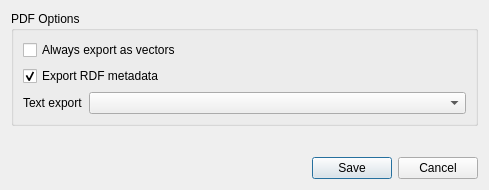
<?xml version="1.0" encoding="UTF-8"?>
<ui version="4.0">
 <class>QgsPdfExportOptionsDialog</class>
 <widget class="QDialog" name="QgsPdfExportOptionsDialog">
  <property name="geometry">
   <rect>
    <x>0</x>
    <y>0</y>
    <width>489</width>
    <height>190</height>
   </rect>
  </property>
  <property name="windowTitle">
   <string>PDF Export Options</string>
  </property>
  <layout class="QVBoxLayout" name="verticalLayout">
   <item>
    <widget class="QgsCollapsibleGroupBoxBasic" name="groupBox">
     <property name="title">
      <string>PDF Options</string>
     </property>
     <layout class="QGridLayout" name="gridLayout" columnstretch="0,1">
      <item row="1" column="0" colspan="2">
       <widget class="QCheckBox" name="mIncludeMetadataCheckbox">
        <property name="text">
         <string>Export RDF metadata</string>
        </property>
        <property name="checked">
         <bool>true</bool>
        </property>
       </widget>
      </item>
      <item row="2" column="1">
       <widget class="QComboBox" name="mTextRenderFormatComboBox"/>
      </item>
      <item row="2" column="0">
       <widget class="QLabel" name="label_6">
        <property name="text">
         <string>Text export</string>
        </property>
       </widget>
      </item>
      <item row="0" column="0" colspan="2">
       <widget class="QCheckBox" name="mForceVectorCheckBox">
        <property name="toolTip">
         <string>If checked, the layout will always be kept as vector objects when exported to a compatible format, even if the appearance of the resultant file does not match the layouts settings. If unchecked, some elements in the layout may be rasterized in order to keep their appearance intact.</string>
        </property>
        <property name="text">
         <string>Always export as vectors</string>
        </property>
       </widget>
      </item>
     </layout>
    </widget>
   </item>
   <item>
    <spacer name="verticalSpacer">
     <property name="orientation">
      <enum>Qt::Vertical</enum>
     </property>
     <property name="sizeHint" stdset="0">
      <size>
       <width>20</width>
       <height>40</height>
      </size>
     </property>
    </spacer>
   </item>
   <item>
    <widget class="QDialogButtonBox" name="buttonBox">
     <property name="orientation">
      <enum>Qt::Horizontal</enum>
     </property>
     <property name="standardButtons">
      <set>QDialogButtonBox::Cancel|QDialogButtonBox::Save</set>
     </property>
    </widget>
   </item>
  </layout>
 </widget>
 <customwidgets>
  <customwidget>
   <class>QgsCollapsibleGroupBoxBasic</class>
   <extends>QGroupBox</extends>
   <header location="global">qgscollapsiblegroupbox.h</header>
   <container>1</container>
  </customwidget>
 </customwidgets>
 <tabstops>
  <tabstop>mForceVectorCheckBox</tabstop>
  <tabstop>mIncludeMetadataCheckbox</tabstop>
  <tabstop>mTextRenderFormatComboBox</tabstop>
 </tabstops>
 <resources/>
 <connections>
  <connection>
   <sender>buttonBox</sender>
   <signal>accepted()</signal>
   <receiver>QgsPdfExportOptionsDialog</receiver>
   <slot>accept()</slot>
   <hints>
    <hint type="sourcelabel">
     <x>248</x>
     <y>254</y>
    </hint>
    <hint type="destinationlabel">
     <x>157</x>
     <y>274</y>
    </hint>
   </hints>
  </connection>
  <connection>
   <sender>buttonBox</sender>
   <signal>rejected()</signal>
   <receiver>QgsPdfExportOptionsDialog</receiver>
   <slot>reject()</slot>
   <hints>
    <hint type="sourcelabel">
     <x>316</x>
     <y>260</y>
    </hint>
    <hint type="destinationlabel">
     <x>286</x>
     <y>274</y>
    </hint>
   </hints>
  </connection>
 </connections>
</ui>
